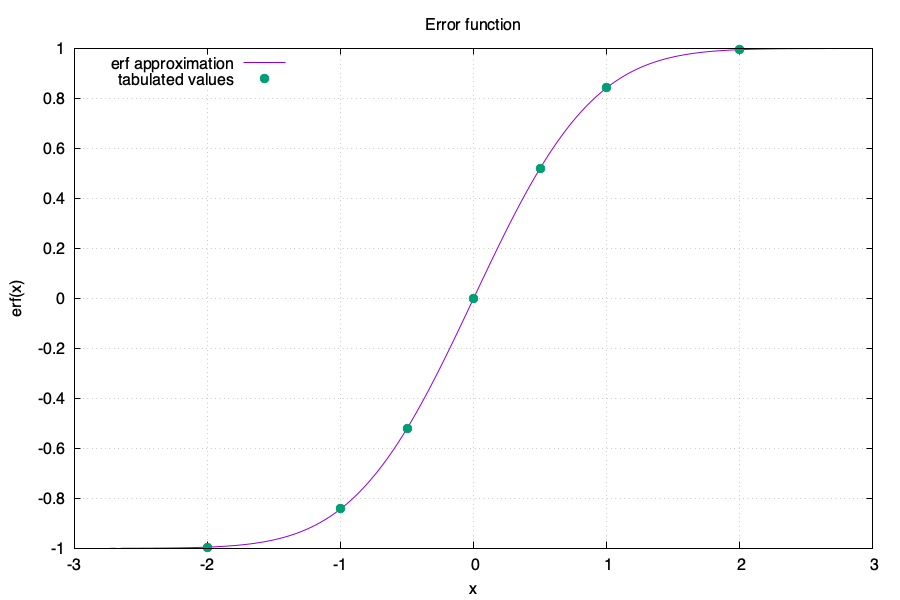

Generate this figure with gnuplot:
set terminal pngcairo size 900,600
set output "erf.png"

set title "Error function"
set xlabel "x"
set ylabel "erf(x)"

set grid
set key top left

plot "erf.data" using 1:2 with lines title "erf approximation", \
     "erf_tab.data" using 1:2 with points pointtype 7 pointsize 1.4 title "tabulated values"
